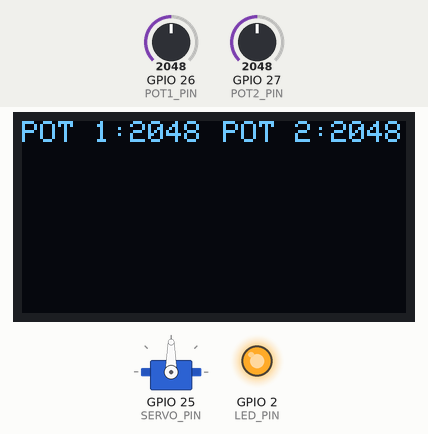
Bench run of a program on a simulated ESP32. On the bench: 128×64 one-colour display, servo, output pins drawn as LEDs (lit = HIGH). Inputs (shaded band) come from the test bench; at power-on: GPIO 26 (POT1_PIN) = 2048, GPIO 27 (POT2_PIN) = 2048 (analog values on the 0–4095 scale). What the program prints to the serial monitor is not drawn.

Above: at 1.4 s.
1.5 s: GPIO 26 (POT1_PIN) set to 2866
At 2.3 s:
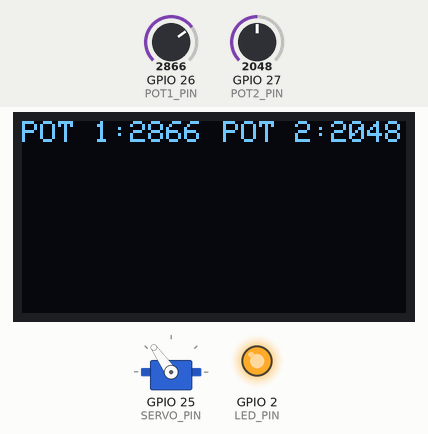
4.5 s: GPIO 26 (POT1_PIN) set to 3603
At 5.5 s:
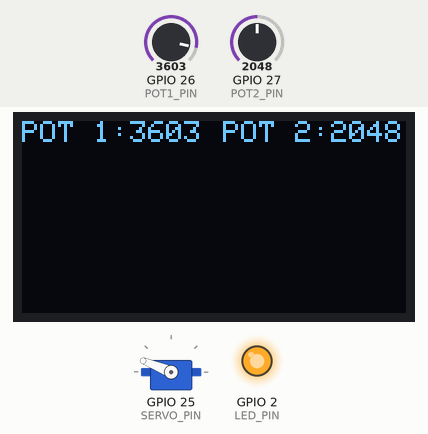
7.5 s: GPIO 26 (POT1_PIN) set to 4095
At 8.8 s:
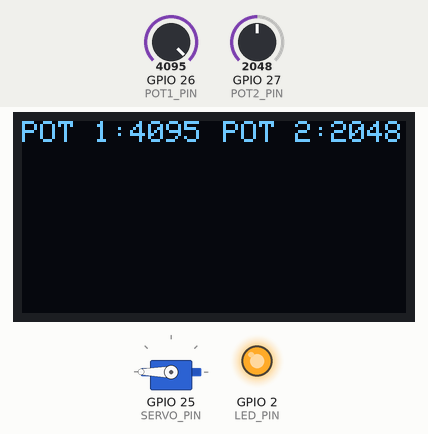
10.5 s: GPIO 26 (POT1_PIN) set to 2047
At 10.9 s:
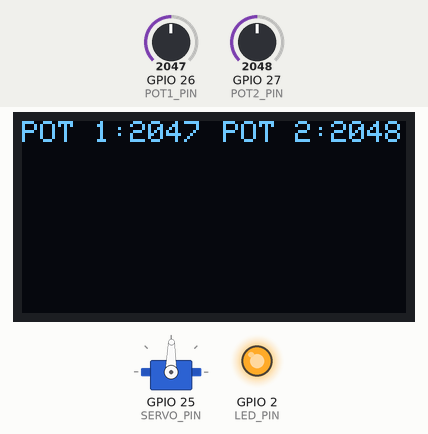
13.5 s: GPIO 27 (POT2_PIN) set to 2866
At 14.6 s:
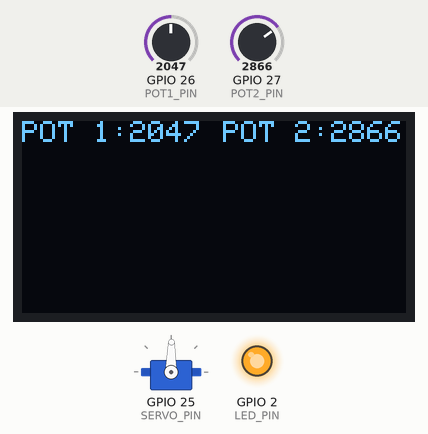
15.0 s: GPIO 26 (POT1_PIN) set to 1228
At 16.0 s:
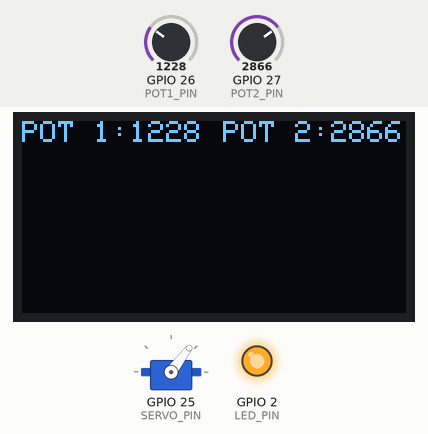
Timing chart, 0 to 18.4 s (numbered marks = the images above; inputs shaded):
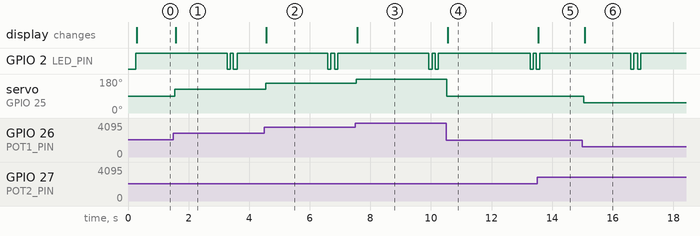

The program:

main.cpp
```cpp
#include <Arduino.h>
#include <Wire.h>
#include <Adafruit_GFX.h>
#include <Adafruit_SSD1306.h>
#include <ESP32Servo.h>

// --------------------------- OLED Configuration ---------------------------
#define SCREEN_WIDTH 128
#define SCREEN_HEIGHT 64
#define OLED_RESET -1              // Most I2C SSD1306 modules don't use a reset pin
#define OLED_I2C_ADDRESS 0x3C      // Common addresses: 0x3C or 0x3D

// --------------------------- Pin Definitions ---------------------------
// I2C pins for ESP32 (common defaults: SDA=21, SCL=22)
#define SDA_PIN 21
#define SCL_PIN 22

// Onboard LED (varies by board; many devkits use GPIO 2)
#define LED_PIN 2

// Potentiometer ADC pins
#define POT1_PIN 26
#define POT2_PIN 27

// Servo pin (pick a PWM-capable safe GPIO)
#define SERVO_PIN 25

// --------------------------- Global Objects ---------------------------
Adafruit_SSD1306 display(SCREEN_WIDTH, SCREEN_HEIGHT, &Wire, OLED_RESET);
Servo myServo;

// --------------------------- Task: LED Blinker ---------------------------
/**
 * TaskLEDBlinker
 * Blinks LED
 *  - ON  3000ms
 *  - OFF 100ms
 *  - ON  100ms
 *  - OFF 100ms
 *
 * Uses vTaskDelay() so it does NOT block other tasks.
 */
void TaskLEDBlinker(void *pvParameters) {
  (void)pvParameters;

  pinMode(LED_PIN, OUTPUT);

  while (true) {
    digitalWrite(LED_PIN, HIGH);
    vTaskDelay(pdMS_TO_TICKS(3000));

    digitalWrite(LED_PIN, LOW);
    vTaskDelay(pdMS_TO_TICKS(100));

    digitalWrite(LED_PIN, HIGH);
    vTaskDelay(pdMS_TO_TICKS(100));

    digitalWrite(LED_PIN, LOW);
    vTaskDelay(pdMS_TO_TICKS(100));
  }
}

// --------------------------- Task: Pots + Serial + OLED + Servo ---------------------------
/**
 * TaskPotsAndDisplay
 * Reads two potentiometers and prints + displays them at a fixed update rate.
 * Keeping all OLED calls in this one task avoids I2C concurrency issues.
 */
void TaskPotsAndDisplay(void *pvParameters) {
  (void)pvParameters;

  // ADC configuration (ESP32)
  analogReadResolution(12);        // 12-bit ADC -> 0..4095
  analogSetAttenuation(ADC_11db);  // Best for ~0..3.3V input range

  // Servo init
  myServo.setPeriodHertz(50);            // 50Hz servo
  myServo.attach(SERVO_PIN, 500, 2500);  // pulse widths in microseconds


  while (true) {
    // Read potentiometers (raw ADC counts)
    int pot1 = analogRead(POT1_PIN);
    int pot2 = analogRead(POT2_PIN);

    static int lastAngle = -999;

    int angle = map(pot1, 0, 4095, 0, 180);
    angle = constrain(angle, 0, 180);

    if (abs(angle - lastAngle) >= 2) {   // 2° deadband
      myServo.write(angle);
      lastAngle = angle;
    }

    // ---- Serial Monitor Output ----
    Serial.print("POT 1: ");
    Serial.print(pot1);
    Serial.print(" | POT 2: ");
    Serial.print(pot2);
    Serial.print(" | SERVO: ");
    Serial.println(angle);

    // ---- OLED Output ----
    display.clearDisplay();

    display.setCursor(0, 0);
    display.print("POT 1:");
    display.println(pot1);

    display.setCursor(67, 0);
    display.print("POT 2:");
    display.println(pot2);

    display.display();

    // Update rate: 20ms -> ~50Hz (controller-like)
    vTaskDelay(pdMS_TO_TICKS(20));
  }
}

// --------------------------- Arduino Setup ---------------------------
void setup() {
  Serial.begin(115200);
  delay(200); // small startup delay for serial monitor attachment

  // I2C init
  Wire.begin(SDA_PIN, SCL_PIN);

  // OLED init
  Serial.println("Initializing OLED...");
  if (!display.begin(SSD1306_SWITCHCAPVCC, OLED_I2C_ADDRESS)) {
    Serial.println("SSD1306 not found. Check wiring and I2C address (0x3C/0x3D).");
    while (true) { delay(1000); } // halt if OLED init fails
  }

  // Basic OLED settings
  display.clearDisplay();
  display.setTextSize(1);
  display.setTextColor(SSD1306_WHITE);

  // Startup message (shown once)
  display.setCursor(10, 20);
  display.println("Pot Reader Ready");
  display.display();

  Serial.println("OLED initialized");

  // --------------------------- Create RTOS Tasks ---------------------------
  // Task priorities:
  //  - Pots/OLED task priority 2: keep UI/input responsive
  //  - LED task priority 1: lower priority is fine
  //
  // Stack sizes:
  //  - LED: small stack
  //  - OLED task: larger (display libs + buffers)
  //
  // Core pinning (ESP32 has 2 cores):
  //  - LED pinned to core 0
  //  - Pots/OLED pinned to core 1
  // Pinning is optional, but useful for learning and predictability.

  // Runs Task 1
  xTaskCreatePinnedToCore(
    TaskLEDBlinker,   // task function
    "LED Blinker",    // name
    2048,             // stack size
    NULL,             // parameters
    1,                // priority
    NULL,             // task handle
    0                 // core (0 is fine)
  );

  // Run Task 2
  xTaskCreatePinnedToCore(
    TaskPotsAndDisplay,   // task function
    "Pots+OLED",          // name
    4096,                 // stack size (OLED needs more)
    NULL,                 // parameters
    2,                    // priority (higher than LED)
    NULL,                 // task handle
    1                     // core (1 is fine)
  );
}


void loop() {
  vTaskDelay(pdMS_TO_TICKS(1000));
}
```

Measured:
- after the input at 1.5 s, servo on GPIO 25 (SERVO_PIN): 90° → 125° after 0.05 s; the display: changes after 0.07 s (image 1)
- after the input at 4.5 s, servo on GPIO 25 (SERVO_PIN): 125° → 158° at once; the display: changes after 0.07 s (image 2)
- after the input at 7.5 s, servo on GPIO 25 (SERVO_PIN): 158° → 180° at once; the display: changes after 0.06 s (image 3)
- after the input at 10.5 s, servo on GPIO 25 (SERVO_PIN): 180° → 89° at once; the display: changes after 0.05 s (image 4)
- after the input at 13.5 s, the display: changes after 0.05 s (image 5)
- after the input at 15.0 s, servo on GPIO 25 (SERVO_PIN): 89° → 53° at once; the display: changes after 0.07 s (image 6)
- by itself, GPIO 2 (LED_PIN): alternates HIGH for 0.12 s and LOW for 0.10 s, 4 changes in all, then stays HIGH
